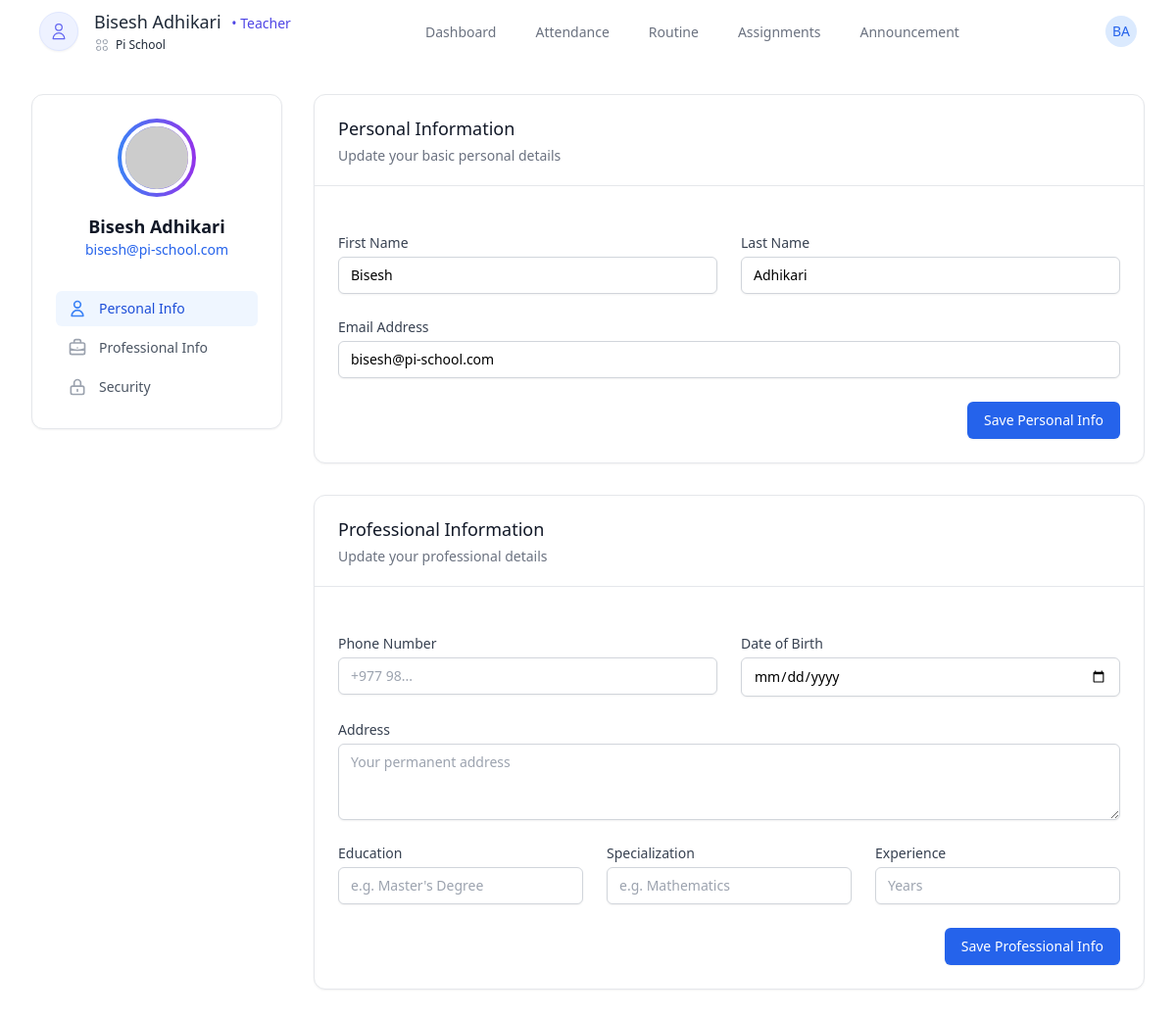
Before: /teacher/profile/ (signed in) with the older database file.
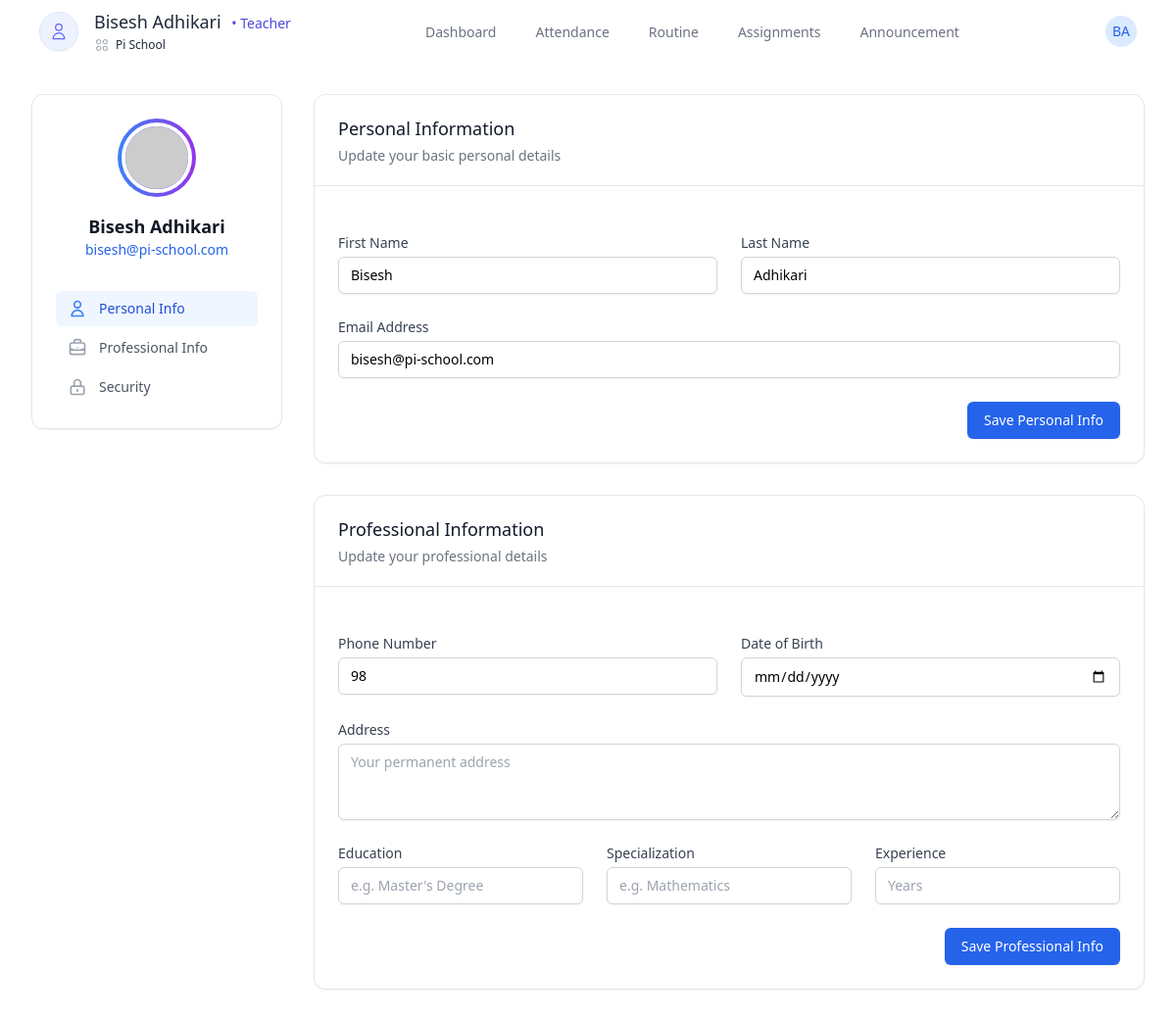
After: the same page with the newer database file.
### users/models.py (models this page shows, shortened)
class CustomUser(AbstractUser):
    school = models.ForeignKey(School, on_delete=models.CASCADE, null=True, blank=True)
    is_school_admin = models.BooleanField(default=False)
    is_teacher = models.BooleanField(default=False)
    is_student = models.BooleanField(default=False)

class School(models.Model):
    name = models.CharField(max_length=100, unique=True)
    created_at = models.DateTimeField(auto_now_add=True)

### school/models.py (models this page shows, shortened)
class TeacherProfile(models.Model):
    user = models.OneToOneField(settings.AUTH_USER_MODEL, on_delete=models.CASCADE)
    school = models.ForeignKey(School, on_delete=models.CASCADE)
    phone = models.CharField(max_length=15, blank=True, null=True)
    dob = models.DateField(blank=True, null=True)  # Date of Birth
    address = models.TextField(blank=True, null=True)
    edu_qualification = models.CharField(max_length=100, blank=True, null=True)  # Educational Qualification
    specialization = models.CharField(max_length=100, blank=True, null=True)  # Specialization
    year_of_experience = models.PositiveIntegerField(default=0, blank=True, null=True)  # Years of Experience
    grade = models.ForeignKey(
        Grade,
        on_delete=models.SET_NULL,
        null=True,
        blank=True
    )
    section = models.OneToOneField(
        Section,
        on_delete=models.SET_NULL,
        null=True,
        blank=True
    )

### dashboard/views.py (the view, shortened to what this page needs)
# urls.py: path('teacher/profile/', profile, name='profile'),
@login_required
def profile(request):
    user = request.user
    return render(request, 'dashboard/profile.html')

### dashboard/templatetags/custom_tags.py (called while the page is built)
@register.filter
def short_school_name(value):
    words = value.split()
    if len(words) >= 4:
        return f"{words[0]} {words[1]} {words[-1]}"
    return value

### dashboard/templates/dashboard/profile.html (shortened to what the changed rows need)
{% extends "dashboard/base.html" %}
{% block content %}
<div class="max-w-7xl mx-auto px-4 sm:px-6 lg:px-8">
  <div class="flex flex-col lg:flex-row gap-8 mt-8">
    <div class="lg:w-64 flex-shrink-0">
      <div class="bg-white rounded-xl shadow-sm border border-gray-200 p-6 sticky top-6">
        <div class="flex flex-col items-center mb-8">
          <div class="relative mb-4">
            <div class="w-20 h-20 rounded-full bg-gradient-to-r from-blue-500 to-purple-600 p-1">
            </div>
          </div>
          <h2 class="text-lg font-semibold text-gray-900">{{ request.user.first_name }} {{ request.user.last_name }}</h2>
          <p class="text-sm text-blue-600">{{ request.user.email }}</p>
        </div>
      </div>
    </div>
    <div class="flex-1">
      <div id="personal" class="bg-white rounded-xl shadow-sm border border-gray-200 mb-8">
        <div class="px-6 py-6">
          <form method="POST" class="space-y-6">
            <div class="grid grid-cols-1 md:grid-cols-2 gap-6">
              <div>
                <label class="block text-sm font-medium text-gray-700 mb-1">First Name</label>
                <input type="text" name="first_name" value="{{ request.user.first_name }}"
                       class="mt-1 block w-full border border-gray-300 rounded-md shadow-sm py-2 px-3 focus:outline-none focus:ring-blue-500 focus:border-blue-500 sm:text-sm">
              </div>
              <div>
                <label class="block text-sm font-medium text-gray-700 mb-1">Last Name</label>
                <input type="text" name="last_name" value="{{ request.user.last_name }}"
                       class="mt-1 block w-full border border-gray-300 rounded-md shadow-sm py-2 px-3 focus:outline-none focus:ring-blue-500 focus:border-blue-500 sm:text-sm">
              </div>
            </div>
            <div>
              <label class="block text-sm font-medium text-gray-700 mb-1">Email Address</label>
              <input type="email" name="email" value="{{ request.user.email }}"
                     class="mt-1 block w-full border border-gray-300 rounded-md shadow-sm py-2 px-3 focus:outline-none focus:ring-blue-500 focus:border-blue-500 sm:text-sm">
            </div>
          </form>
        </div>
      </div>
      {% if request.user.is_teacher %}
      <div id="professional" class="bg-white rounded-xl shadow-sm border border-gray-200 mb-8">
        <div class="px-6 py-5 border-b border-gray-200">
          <h3 class="text-lg font-medium text-gray-900">Professional Information</h3>
          <p class="mt-1 text-sm text-gray-500">Update your professional details</p>
        </div>
        <div class="px-6 py-6">
          <form method="POST" class="space-y-6">
            <div class="grid grid-cols-1 md:grid-cols-2 gap-6">
              <div>
                <label class="block text-sm font-medium text-gray-700 mb-1">Phone Number</label>
                <input type="tel" name="phone" value="{{ request.user.teacherprofile.phone|default:'' }}"
                       class="mt-1 block w-full border border-gray-300 rounded-md shadow-sm py-2 px-3 focus:outline-none focus:ring-blue-500 focus:border-blue-500 sm:text-sm"
                       placeholder="+977 98...">
              </div>
              <div>
                <label class="block text-sm font-medium text-gray-700 mb-1">Date of Birth</label>
                <input type="date" name="dob" value="{{ request.user.teacherprofile.dob|default:''|date:'Y-m-d' }}"
                       class="mt-1 block w-full border border-gray-300 rounded-md shadow-sm py-2 px-3 focus:outline-none focus:ring-blue-500 focus:border-blue-500 sm:text-sm">
              </div>
            </div>
            <div>
              <label class="block text-sm font-medium text-gray-700 mb-1">Address</label>
              <textarea name="address" rows="3"
                        class="mt-1 block w-full border border-gray-300 rounded-md shadow-sm py-2 px-3 focus:outline-none focus:ring-blue-500 focus:border-blue-500 sm:text-sm"
                        placeholder="Your permanent address">{{ request.user.teacherprofile.address|default:'' }}</textarea>
            </div>
            <div class="grid grid-cols-1 md:grid-cols-3 gap-6">
              <div>
                <label class="block text-sm font-medium text-gray-700 mb-1">Education</label>
                <input type="text" name="qualification" value="{{ request.user.teacherprofile.edu_qualification|default:'' }}"
                       class="mt-1 block w-full border border-gray-300 rounded-md shadow-sm py-2 px-3 focus:outline-none focus:ring-blue-500 focus:border-blue-500 sm:text-sm"
                       placeholder="e.g. Master's Degree">
              </div>
              <div>
                <label class="block text-sm font-medium text-gray-700 mb-1">Specialization</label>
                <input type="text" name="specialization" value="{{ request.user.teacherprofile.specialization|default:'' }}"
                       class="mt-1 block w-full border border-gray-300 rounded-md shadow-sm py-2 px-3 focus:outline-none focus:ring-blue-500 focus:border-blue-500 sm:text-sm"
                       placeholder="e.g. Mathematics">
              </div>
              <div>
                <label class="block text-sm font-medium text-gray-700 mb-1">Experience</label>
                <input type="number" name="year_of_experience" value="{{ request.user.teacherprofile.year_of_experience|default:'' }}"
                       class="mt-1 block w-full border border-gray-300 rounded-md shadow-sm py-2 px-3 focus:outline-none focus:ring-blue-500 focus:border-blue-500 sm:text-sm"
                       placeholder="Years">
              </div>
            </div>
            <div class="flex justify-end">
              <button type="submit" class="ml-3 inline-flex justify-center py-2 px-4 border border-transparent shadow-sm text-sm font-medium rounded-md text-white bg-blue-600 hover:bg-blue-700 focus:outline-none focus:ring-2 focus:ring-offset-2 focus:ring-blue-500">
                Save Professional Info
              </button>
            </div>
          </form>
        </div>
      </div>
      {% endif %}
    </div>
  </div>
</div>
{% endblock %}

### dashboard/templates/dashboard/navbar.html (shortened to what the changed rows need)
{% load custom_tags %}
  <nav class="no-print">
    <div class="max-w-8xl mx-auto px-10">
    <div class="flex justify-between h-16">
      <div class="flex items-center">
        {% if request.user.is_school_admin %}
        <div class="flex-shrink-0 flex items-center">
          <svg class="h-8 w-8 text-blue-500" fill="none" viewBox="0 0 24 24" stroke="currentColor">
            <path stroke-linecap="round" stroke-linejoin="round" stroke-width="2" d="M12 6.253v13m0-13C10.832 5.477 9.246 5 7.5 5S4.168 5.477 3 6.253v13C4.168 18.477 5.754 18 7.5 18s3.332.477 4.5 1.253m0-13C13.168 5.477 14.754 5 16.5 5c1.747 0 3.332.477 4.5 1.253v13C19.832 18.477 18.247 18 16.5 18c-1.746 0-3.332.477-4.5 1.253" />
          </svg>
          <span class="ml-2 text-xl font-bold text-gray-800 truncate" title="{{ request.user.school.name }}">
            {{ request.user.school.name|short_school_name }}
          </span>
        </div>
        {% elif request.user.is_teacher %}
        <div class="flex items-center gap-4">
          <div class="relative">
            <div class="w-10 h-10 rounded-full bg-indigo-50 flex items-center justify-center shadow-sm border border-indigo-100">
              <svg xmlns="http://www.w3.org/2000/svg" class="h-5 w-5 text-indigo-500" fill="none" viewBox="0 0 24 24" stroke="currentColor">
                <path stroke-linecap="round" stroke-linejoin="round" stroke-width="1.5" d="M16 7a4 4 0 11-8 0 4 4 0 018 0zM12 14a7 7 0 00-7 7h14a7 7 0 00-7-7z" />
              </svg>
            </div>
          </div>
          <div>
            <h1 class="text-lg font-medium text-gray-800 leading-tight">
              {{ request.user.first_name }} {{ request.user.last_name }}
              <span class="text-sm font-normal text-indigo-600 ml-1.5">• Teacher</span>
            </h1>
            <div class="flex items-center mt-1 text-gray-500">
            <span class="text-xs text-gray-800 truncate" title="{{ request.user.school.name }}">
              {{ request.user.school.name|short_school_name }}
            </span>
        </div>
          </div>
        </div>
        {% endif %}
      </div>
      <div class="hidden sm:ml-6 sm:flex sm:items-center">
        <div class="ml-3 relative">
          <div>
            <button type="button" class="bg-white rounded-full flex text-sm focus:outline-none focus:ring-2 focus:ring-offset-2 focus:ring-blue-500" id="user-menu-button" aria-expanded="false" aria-haspopup="true">
              {% if request.user.is_staff %}
              <div class="h-8 w-8 rounded-full bg-blue-100 flex items-center justify-center text-blue-600 font-medium">
                {{ request.user.first_name|first }}{{ request.user.last_name|first }}
              </div>
              {% elif request.user.is_school_admin %}
              <div class="h-8 w-8 rounded-full bg-blue-100 flex items-center justify-center text-blue-600 font-medium">
                {{ request.user.school.name|first }}
              </div>
              {% else %}
              <div class="h-8 w-8 rounded-full bg-blue-100 flex items-center justify-center text-blue-600 font-medium">
                {{ request.user.first_name|first }}{{ request.user.last_name|first }}
              {% endif %}
            </button>
          </div>
        </div>
      </div>
    </div>
  </div>
</nav>

Changed rows visible on the page:
changed CustomUser "Bisesh": phone (not shown) → "98"
